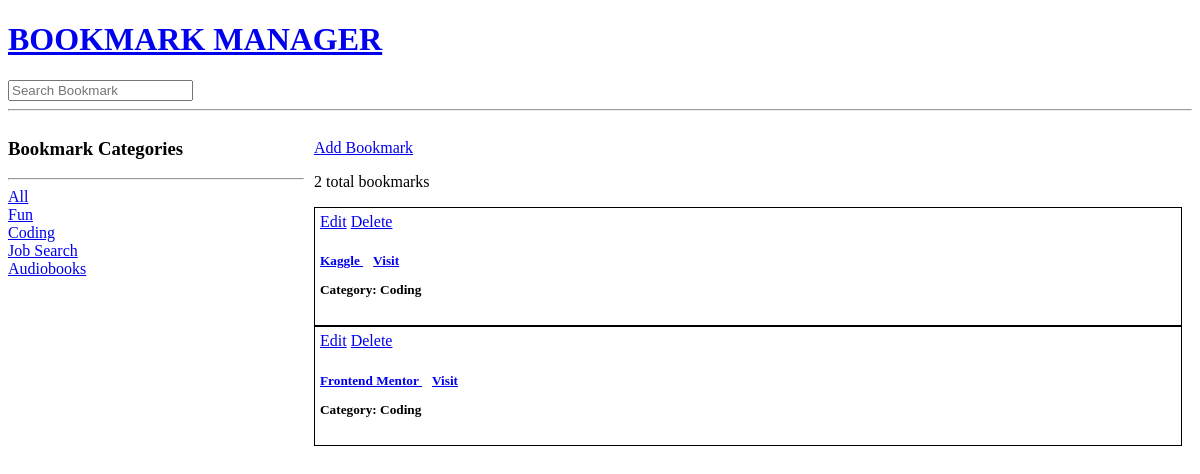
The page /?q=Coding on the database as committed earlier.
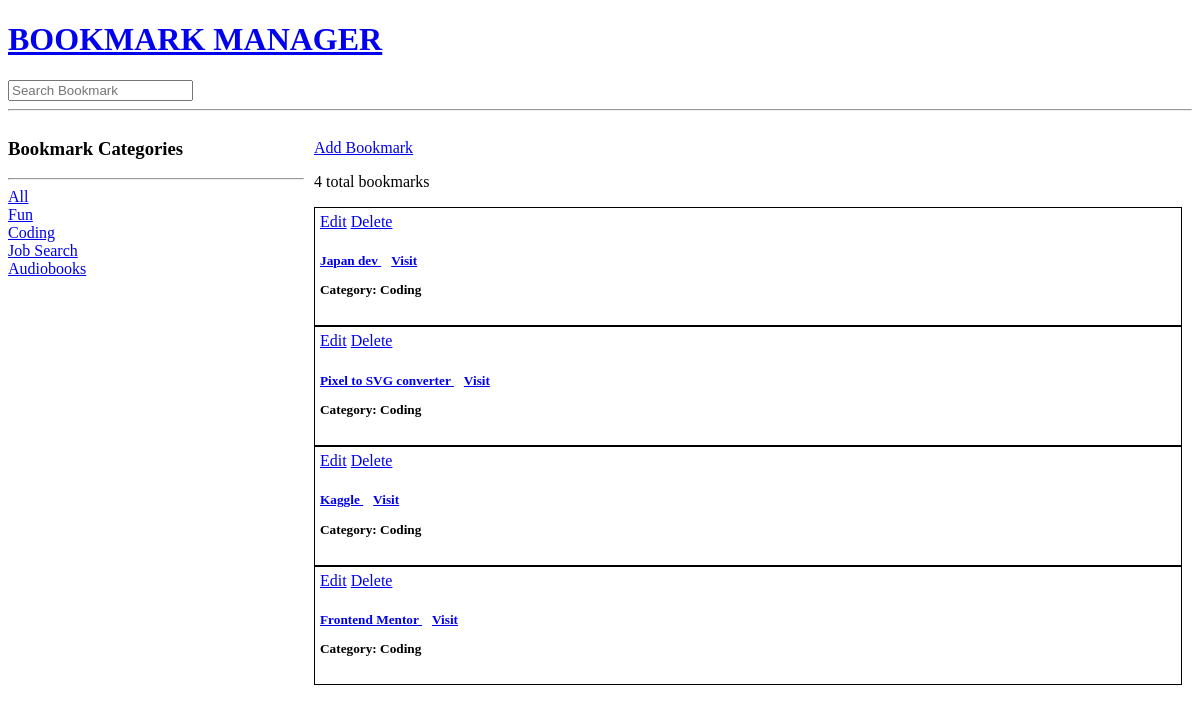
The same page on the database as committed later.
### dashboard/models.py (models this page shows, shortened)
class Category(models.Model):
    name = models.CharField(max_length=200)

class Bookmark(models.Model):
    category = models.ForeignKey(
        Category, on_delete=models.SET_NULL, null=True)
    name = models.CharField(max_length=200)
    url = models.URLField(max_length=200)
    description = models.TextField(null=True, blank=True)
    notes = models.TextField(null=True, blank=True)
    updated = models.DateTimeField(auto_now=True)
    created = models.DateTimeField(auto_now_add=True)
    class Meta:
        ordering = ['-updated', '-created']
    def category_name(self):
        return self.category.name if self.category else ''

### dashboard/views.py (the view)
# urls.py: path('', views.home, name="home"),
def home(request):
    q = request.GET.get('q') if request.GET.get('q') != None else ''
    bookmarks = Bookmark.objects.filter(
        Q(category__name__icontains=q) |
        Q(name__icontains=q) |
        Q(description__icontains=q)
    )
    categories = Category.objects.all()
    bookmark_count = bookmarks.count()
    context = {'bookmarks': bookmarks, 'categories': categories,
               'bookmark_count': bookmark_count}
    return render(request, 'dashboard/home.html', context)

### dashboard/templates/dashboard/home.html (shortened to what this page needs)
{% extends 'main.html'%} {% block content %}
<div class="home-container">
  <div class="sidebar">
    <h3>Bookmark Categories</h3>
    <hr />
    <div>
      <a href="{% url 'home'%}?q={{category.name}}">All</a>
    </div>
    {% for category in categories %}
    <div>
      <a href="{% url 'home'%}?q={{category.name}}">{{category.name}} </a>
    </div>
    {% endfor %}
  </div>
  <div class="bookmark-container">
    <a href="{% url 'create-bookmark' %}"> Add Bookmark</a>
    <p>{{bookmark_count}} total bookmarks</p>
    {% for bookmark in bookmarks %}
    <div class="bookmark">
      <a href="{% url 'update-bookmark' bookmark.id%}">Edit</a>
      <a href="{% url 'delete-bookmark' bookmark.id%}">Delete</a>
      <h5>
        <span class="link">
          <a href="{% url 'bookmark' bookmark.id%}">{{bookmark.name}} </a>
          <a href="{{bookmark.url}}" target="_blank">Visit</a>
        </span>
        <p>Category: {{ bookmark.category_name }}</p>
      </h5>
    </div>
    {% endfor %}
  </div>
</div>
{% endblock content %}

Rows that differ between the two databases and show on the page:
added Bookmark: name "Japan dev", category_name "Coding"
added Bookmark: name "Pixel to SVG converter", category_name "Coding"
Other text that changed with them:
{{ bookmark_count }}: "2" → "4"
